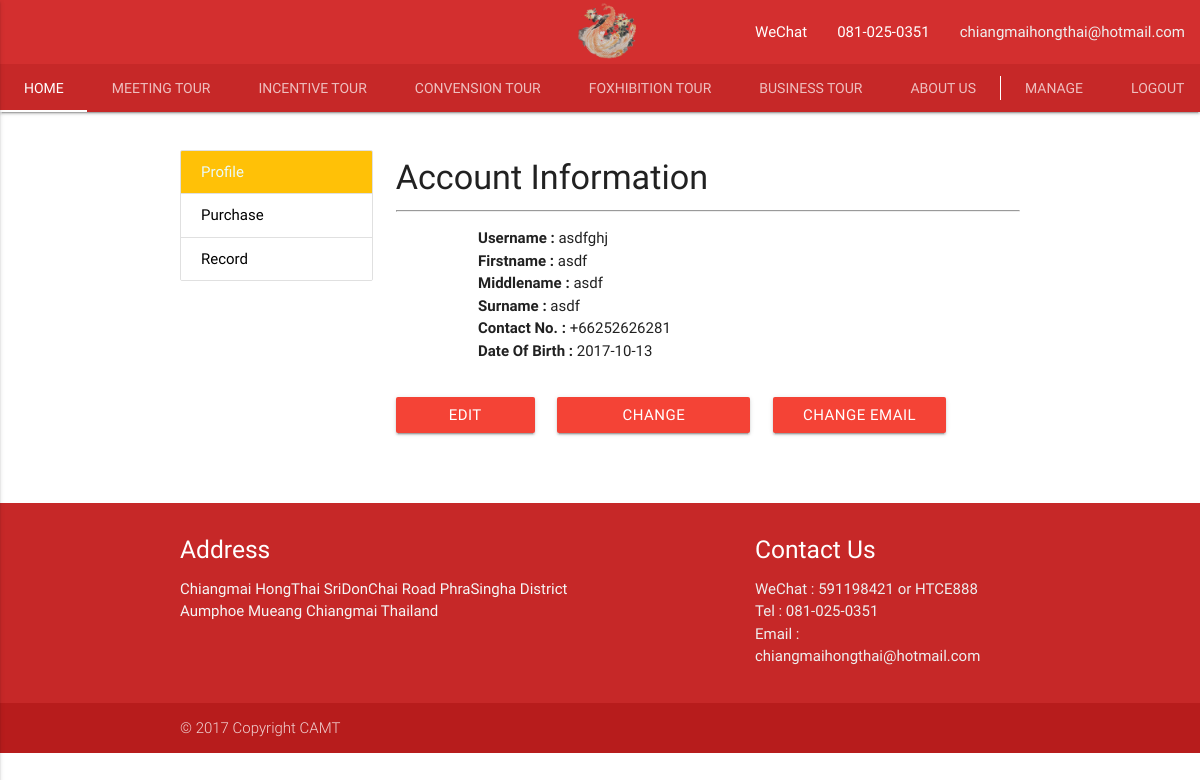
The page /tour/profile.php (signed in) on the database its author committed.
### tables this page shows
CREATE TABLE `member` (
  `id` int(11) NOT NULL,
  `username` varchar(50) NOT NULL,
  `password` varchar(60) NOT NULL,
  `first_name` varchar(50) NOT NULL,
  `middle_name` varchar(50) NOT NULL,
  `last_name` varchar(50) NOT NULL,
  `dob` date NOT NULL,
  `country_code` int(11) NOT NULL,
  `phone` varchar(15) NOT NULL,
  `email` varchar(50) NOT NULL,
  `address` varchar(100) NOT NULL,
  `city` varchar(50) NOT NULL,
  `province` varchar(50) NOT NULL,
  `zipcode` varchar(6) NOT NULL,
  `occupation` int(11) NOT NULL,
  `salary` int(11) NOT NULL,
  `active` int(11) NOT NULL DEFAULT '0',
  `hash` varchar(60) NOT NULL
);

### tour/php_profile_func.php (called while the page is built, shortened)
<?php
include "db_config.php";
if(isset($_SESSION['login_id'])){
$id = $_SESSION['login_id'];
$sql_db =  "SELECT * FROM `member` WHERE id=$id" ;
$result2 = mysqli_query($conn,$sql_db);
$data = mysqli_fetch_array($result2);
$username_db = $data['username'];
$firstname_db = $data['first_name'];
$middlename_db = $data['middle_name'];
$lastname_db = $data['last_name'];
$phone_db = $data['phone'];
$date_of_birth = $data['dob'];
$countrycode = $data['country_code'];
}
?>

### tour/profile.php (the view, shortened to what this page needs)
<?php
include('module/session.php');
?>
<!DOCTYPE html>
  <html>
<?php
      include 'php_profile_func.php';
      include 'component/header.php';
?>
<body>
    <div class="container">
      <div class="section"></div>
      <div class="row">
        <div class="col s12 l3">
          <div class="collection">
            <a href="profile.php" class="collection-item active amber">Profile</a>
            <a href="#" class="collection-item black-text">Purchase</a>
            <a href="#" class="collection-item black-text">Record</a>
          </div>
        </div>
        <div class="col s12 l9">
            <h4>Account Information</h4><hr/>
            <div class="container">
              <div class="row">
                <ul>
                  <li>
                    <b>Username&nbsp;:</b>&nbsp;<?php echo $username_db ?>
                  </li>
                  <li>
                    <b>Firstname&nbsp;:</b>&nbsp;<?php echo $firstname_db ?>
                  </li>
                  <li>
                    <b>Middlename&nbsp;:</b>&nbsp;<?php echo $middlename_db ?>
                  </li>
                  <li>
                    <b>Surname&nbsp;:</b>&nbsp;<?php echo $lastname_db ?>
                  </li>
                  <li>
                    <b>Contact No.&nbsp;:</b>&nbsp;<?php echo "+".$countrycode.$phone_db ?>
                  </li>
                  <li>
                    <b>Date Of Birth&nbsp;:</b>&nbsp;<?php echo $date_of_birth ?>
                  </li>
                </ul>
              </div>
            </div>
          <div class="row">
            <div class="col s3">
              <a href="edit_profile.php" class="btn waves-effect waves-light red">Edit Profile</a>
            <div class="section"></div></div>
            <div class="col s4">
              <a href="change_password.php" class="btn waves-effect waves-light red">Change Password</a>
            <div class="section"></div></div>
            <div class="col s4">
              <a href="change_email.php" class="btn waves-effect waves-light red">Change Email</a>
            </div>
          </div>
          </div>
        </div>
      </div>
  <?php
  include 'component/footer.php';
  ?>
</body>
</html>

### rows shown on the page
member: username "asdfghj", first_name "asdf", middle_name "asdf", last_name "asdf", country_code "66", phone "252626281", dob "2017-10-13"
